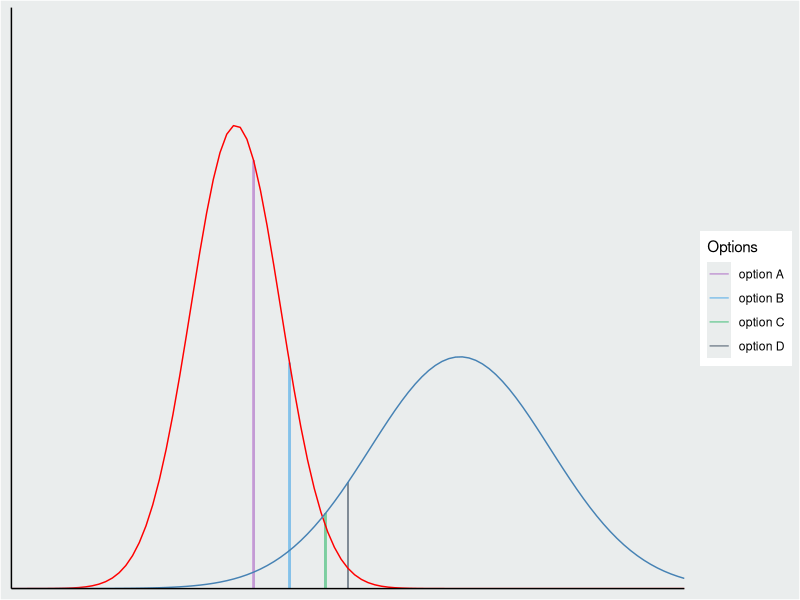
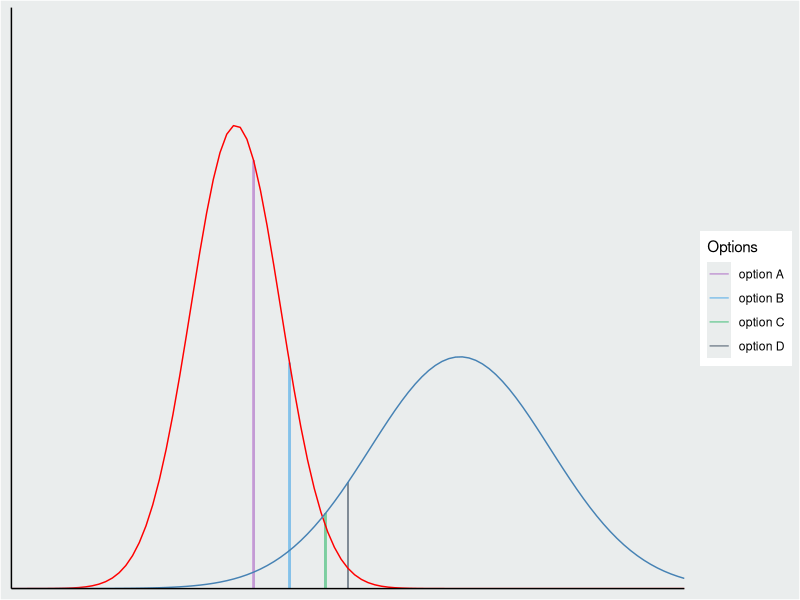

Recreate these plots in R, in order.
library(ggplot2)

ggplot(
  data = data.frame(x = seq(-5, 10, length.out = 1000)),
  aes(x = x)
) +
  geom_segment(aes(x = 0.4, 
                   y = 0, 
                   xend = 0.4, 
                   yend = dnorm(0.4),
                   color = 'option A')) +
  geom_segment(aes(x = 1.2,
                   y = 0,
                   xend = 1.2,
                   yend = dnorm(1.2),
                   color = 'option B')) +
  geom_segment(aes(x = 2,
                   y = 0,
                   xend = 2,
                   yend = dnorm(2, 5, 2),
                   color = 'option C'))+
  geom_segment(aes(x = 2.5,
                   y = 0,
                   xend = 2.5,
                   yend = dnorm(2.5, 5, 2),
                   color = 'option D'))+
  stat_function(
    fun = dnorm,
    color = 'red'
  ) +
  stat_function(
    fun = dnorm,
    args = list(mean = 5, sd = 2),
    color = 'steelblue'
  ) +
  scale_x_continuous(limits = c(-5,10),
                     expand = c(0,0)) +
  scale_y_continuous(limits = c(0, 0.5),
                     expand = c(0,0)) +
  scale_color_manual(name = 'Options',
                     values = c(`option A` = '#C39BD3', 
                                `option B` = '#85C1E9', 
                                `option C` = '#7DCEA0', 
                                `option D` = '#808B96'),
                     labels = c('option A', 'option B', 'option C', 'option D')) +
  theme(axis.text = element_blank(),
        axis.title = element_blank(),
        axis.ticks = element_blank(),
        axis.line = element_line(color = 'black'),
        plot.background = element_rect(fill = '#EAEDED'),
        panel.background = element_rect(fill = '#EAEDED'),
        panel.grid = element_blank())

ggsave('../../images/questions/q_05092020.png', width = 300, height = 180, units = 'mm')